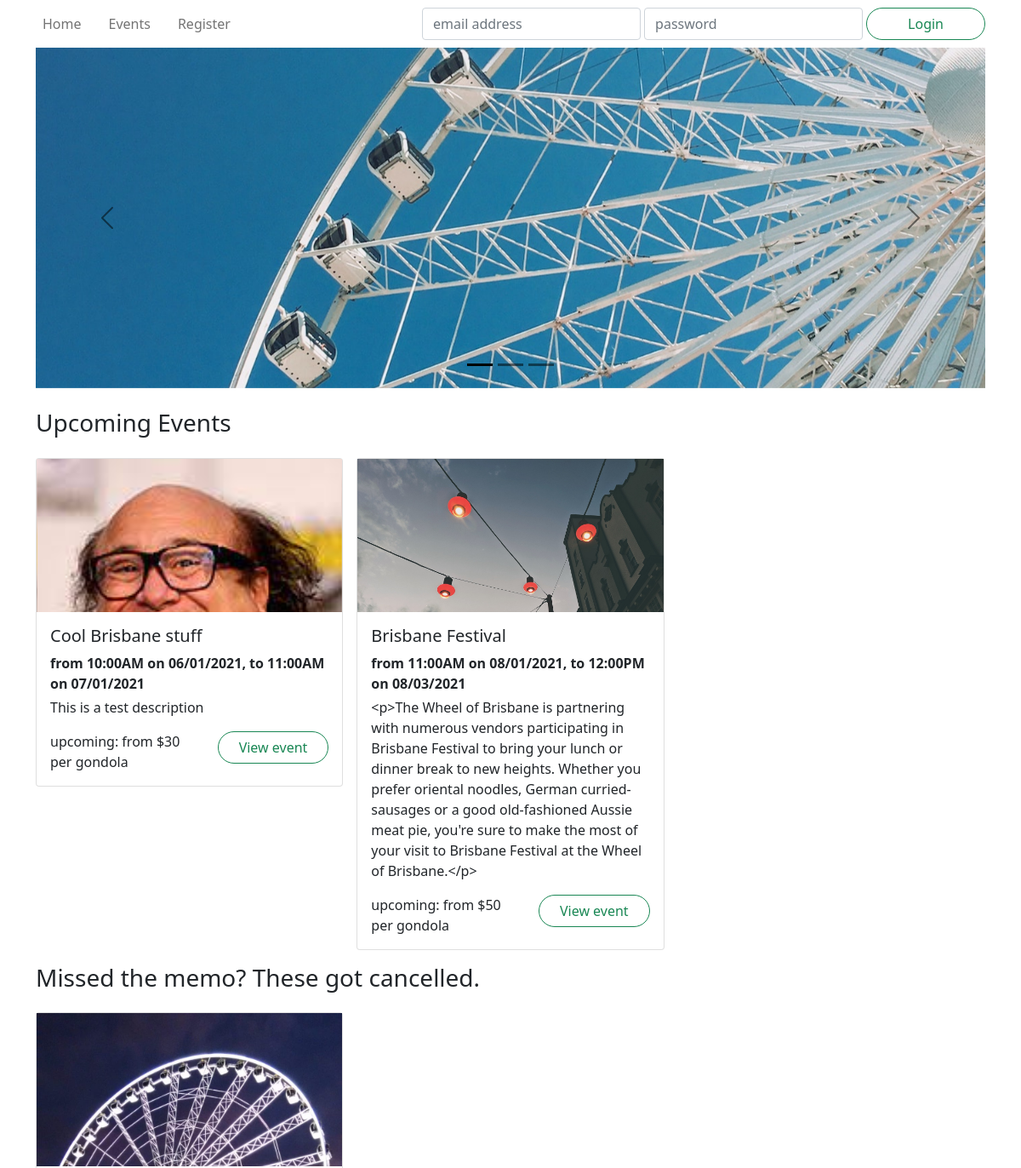
Before: / (upper part) with the older database file.
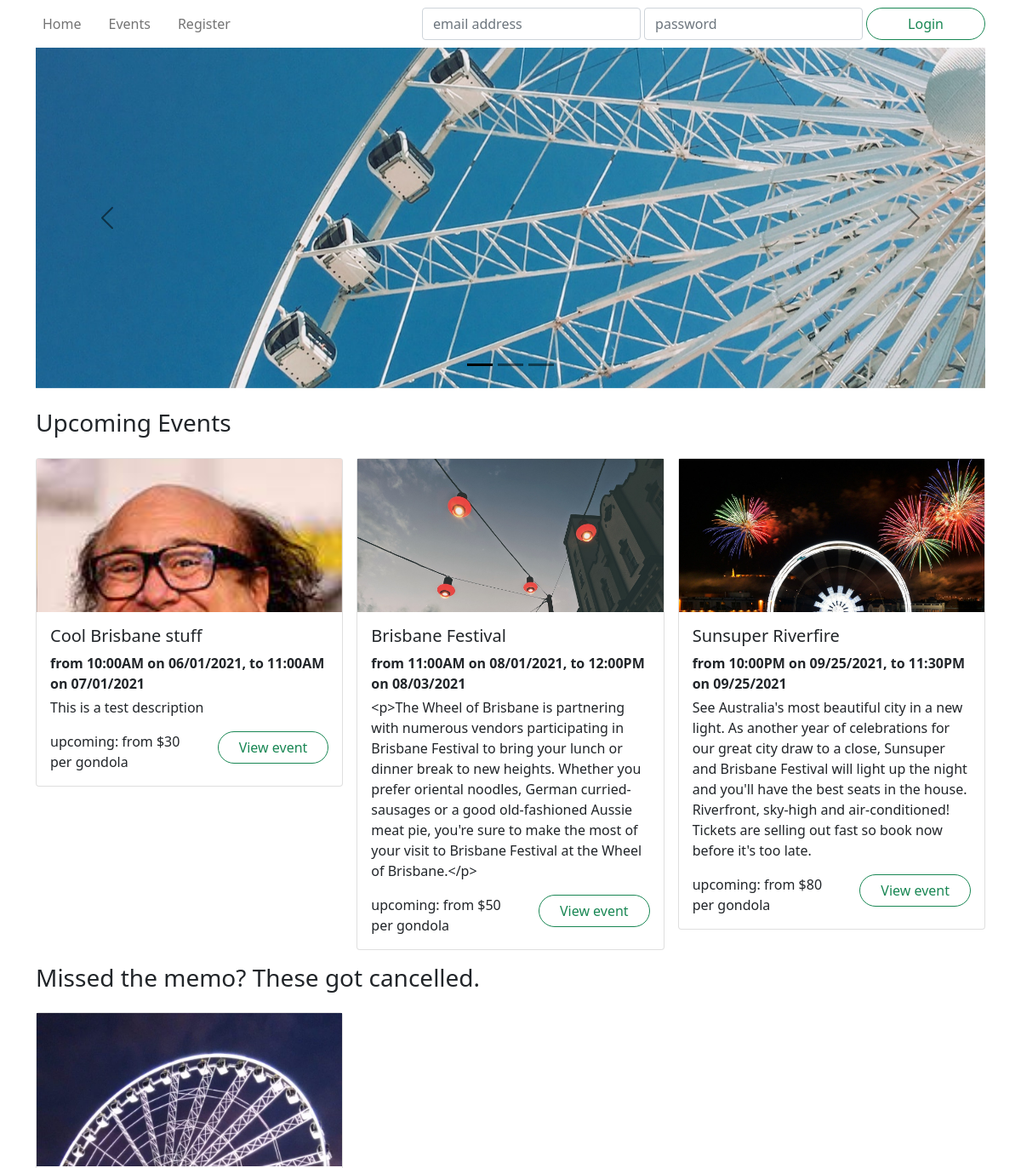
After: the same page with the newer database file.
### wheel/models.py (models this page shows, shortened)
class Event(db.Model):
    __tablename__ = 'events'
    id = db.Column(db.Integer, primary_key=True)
    name = db.Column(db.String(255), nullable=False)
    description = db.Column(db.Text)
    category = db.Column(db.String(40))
    status = db.Column(db.Enum('upcoming', 'inactive', 'cancelled', 'booked out'), nullable=False)
    image = db.Column(db.String(255))
    reviews = db.relationship('Review', backref='event')
    tickets = db.relationship('Ticket', backref='event')
    @staticmethod
    def getAllByStatus(status, limit=None):
        return Event.query.\
            join( Ticket ).\
            filter( Ticket.datetime > datetime.now() ).\
            filter( Event.status == status ).\
            group_by( Event.id ).\
            order_by( Ticket.datetime ).\
            limit( limit ).\
            all()
    def getTicketsDateRange(self):
        x_min = datetime(3000,9,9)
        x_max = datetime(2000,9,9)
        test = datetime(3000,9,9)
        for x in self.tickets:
            if x.datetime < x_min:
                x_min = x.datetime
            if x.datetime > x_max:
                x_max = x.datetime
        low_date = x_min.strftime("%m/%d/%Y")
        low_time = x_min.strftime("%I:%M%p")
        high_date = x_max.strftime("%m/%d/%Y")
        high_time = x_max.strftime("%I:%M%p")
        if x_min == test:
            return "There are no tickets for this event."
        output = "from " + low_time + " on " + low_date + ",  to " + high_time + " on " + high_date
        return output
    def getTicketsPriceFrom(self):
        low_ticket = 100000
        for x in self.tickets:
            if x.price < low_ticket:
                low_ticket = x.price
        if low_ticket == 100000:
            return " "
        low = str(low_ticket)
        return "from $" + low + " per gondola"
    def getStatusColour(self):
        return {
            'upcoming': 'success',
            'inactive': 'secondary',
            'booked out': 'secondary',
            'cancelled': 'danger'
        }[self.status]

class Ticket(db.Model):
    __tablename__ = 'tickets'
    id = db.Column(db.Integer, primary_key=True)
    datetime = db.Column(db.DateTime, nullable=False)
    price = db.Column(db.Integer, nullable=False)
    remaining = db.Column(db.Integer, nullable=False)
    event_id = db.Column(db.Integer, db.ForeignKey('events.id'))

### wheel/views.py (the view)
@main.route('/')
def index():
    upcoming = Event.getAllByStatus('upcoming', 3)
    cancelled = Event.getAllByStatus('cancelled', 3)
    return render_template('index.html', upcoming=upcoming, cancelled=cancelled)

### wheel/templates/index.html (shortened to what this page needs)
{% extends 'base.html' %}
{% block hero %}
<div id="hero" class="carousel carousel-dark slide" data-bs-ride="carousel">
    <div class="carousel-indicators">
        <button type="button" class="active"
                data-bs-target="#hero" data-bs-slide-to="0"></button>
        <button type="button"
                data-bs-target="#hero" data-bs-slide-to="1"></button>
        <button type="button"
                data-bs-target="#hero" data-bs-slide-to="2"></button>
    </div>
    <div class="carousel-inner">
        <div class="carousel-item active">
            <div style="background-image: url('/static/images/bluesky.jpg');"></div>
        </div>
    </div>
    <button type="button" class="carousel-control-prev"
            data-bs-target="#hero" data-bs-slide="prev">
        <span class="carousel-control-prev-icon"></span>
    </button>
    <button type="button" class="carousel-control-next"
            data-bs-target="#hero" data-bs-slide="next">
        <span class="carousel-control-next-icon"></span>
    </button>
</div>
{% endblock %}
{% block content %}
<section>
    <header class="row mb-3">
        <h3 class="col-auto">Upcoming Events</h3>
    </header>
        <div class='row row-cols-1 row-cols-md-2 row-cols-xl-3 mb-3 g-3'>
        {% for event in upcoming %}
        <div class="col event">
            <article class="card">
                <a href="{{url_for('events.view', id=event.id)}}" class="card-image" style="background-image: url('.{{ event.image }}'); background-position: top;"></a>
                <div class="card-body">
                    <h5 class="card-title">{{ event.name }}</h5>
                    <p class="mb-1">
                        <strong>
                            {{event.getTicketsDateRange()}}
                        </strong>
                    </p>
                <p class="card-text">{{ event.description }}</p>
                    <div class="row">
                        <span class="col my-auto">{{ "{}: {}".format( event.status, event.getTicketsPriceFrom() ) }}</span>
                        <span class="col-auto"><a href="{{url_for('events.view', id=event.id)}}" class="btn btn-outline-{{ event.getStatusColour() }} rounded-pill px-4">View event</a></span>
                    </div>
                </div>
            </article>
        </div>
        {% endfor %}
    </div>
</section>
<section>
    <header class="row mb-3">
        <h3 class="col-auto">Missed the memo? These got cancelled.</h3>
    </header>
    <div class="row row-cols-1 row-cols-md-2 row-cols-xl-3 mb-3 g-3">
        {% for event in cancelled %}
        <div class="col event">
            <article class="card">
                <a href="{{url_for('events.view', id=event.id)}}" class="card-image" style="background-image: url('.{{ event.image }}'); background-position: top;"></a>
            </article>
        </div>
        {% endfor %}
    </div>
</section>
{% endblock %}

Changed rows visible on the page:
added Event: image (picture), name "Sunsuper Riverfire", getTicketsDateRange "from 10:00PM on 09/25/2021, to 11:30PM on 09/25/2021", description "See Australia's most beautiful city in a new light. As another year of celebrations for our great city draw to a close, Sunsuper and Brisbane Festival will light up the night and you'll have the best seats in the house. Riverfront, sky-high and air-conditioned! Tickets are selling out fast so book now before it's too late.", status.price "upcoming: from $80 per gondola", shown under "Upcoming Events"
